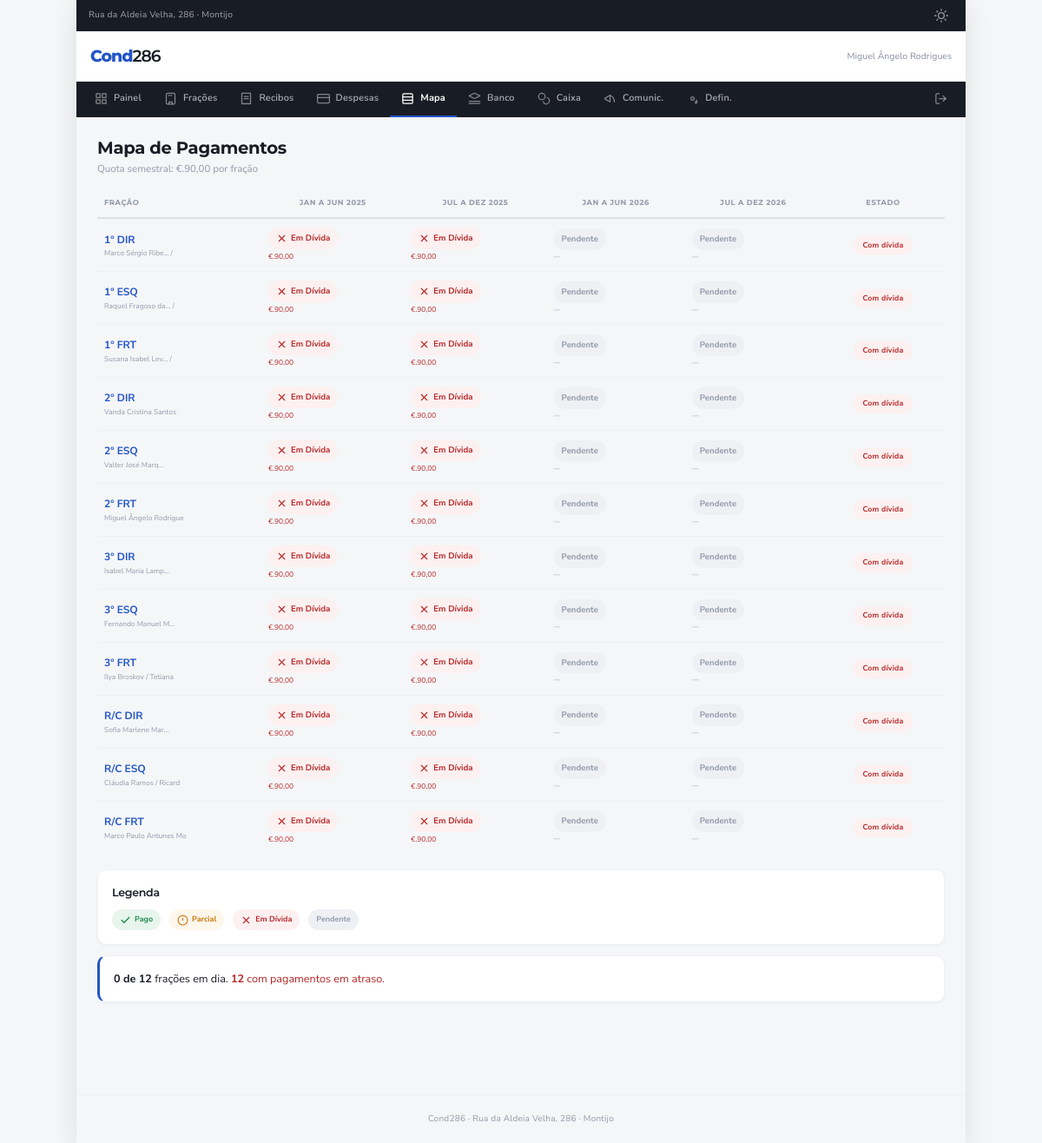
/map (signed in), run on the app's committed database.
### app/models.py (models this page shows, shortened)
class User(UserMixin, db.Model):
    __tablename__ = 'users'
    id = db.Column(db.Integer, primary_key=True)
    email = db.Column(db.String(120), unique=True, nullable=False)
    password_hash = db.Column(db.String(256), nullable=False)
    nome = db.Column(db.String(200), nullable=False)
    funcao = db.Column(db.String(20), nullable=False, default='owner')  # 'admin' or 'owner'
    unidade_id = db.Column(db.Integer, db.ForeignKey('unidades.id'), nullable=True)
    criado_em = db.Column(db.DateTime, default=datetime.utcnow)
    unidade = db.relationship('Unidade', backref='user', uselist=False)
    def is_admin(self):
        return self.funcao == 'admin'

class Unidade(db.Model):
    __tablename__ = 'unidades'
    id = db.Column(db.Integer, primary_key=True)
    codigo = db.Column(db.String(20), unique=True, nullable=False)
    piso = db.Column(db.String(10))
    posicao = db.Column(db.String(10))
    quota_mensal = db.Column(db.Float, default=15.00)
    nome_proprietario = db.Column(db.String(200))
    telefone = db.Column(db.String(20))
    email = db.Column(db.String(120))
    ativo = db.Column(db.Boolean, default=True)

### app/map.py (the view)
@map_bp.route('/map')
@login_required
@admin_required
def index():
    unidades = Unidade.query.filter_by(ativo=True).order_by(Unidade.codigo).all()
    hoje = date.today()
    ano_atual = hoje.year
    periodos = [
        {
            'nome': f'Jan a Jun {ano_atual - 1}',
            'inicio': date(ano_atual - 1, 1, 1),
            'fim': date(ano_atual - 1, 6, 30),
            'valor_esperado': 90.00
        },
        {
            'nome': f'Jul a Dez {ano_atual - 1}',
            'inicio': date(ano_atual - 1, 7, 1),
            'fim': date(ano_atual - 1, 12, 31),
            'valor_esperado': 90.00
        },
        {
            'nome': f'Jan a Jun {ano_atual}',
            'inicio': date(ano_atual, 1, 1),
            'fim': date(ano_atual, 6, 30),
            'valor_esperado': 90.00
        },
        {
            'nome': f'Jul a Dez {ano_atual}',
            'inicio': date(ano_atual, 7, 1),
            'fim': date(ano_atual, 12, 31),
            'valor_esperado': 90.00
        },
    ]
    mapa = []
    for unidade in unidades:
        linha = {
            'unidade': unidade,
            'periodos': []
        }
        for periodo in periodos:
            total_pago = db.session.query(db.func.sum(Recibo.valor))\
                .filter(
                    Recibo.unidade_id == unidade.id,
                    Recibo.periodo_inicio >= periodo['inicio'],
                    Recibo.periodo_fim <= periodo['fim']
                ).scalar() or 0.0
            valor_esperado = periodo['valor_esperado']
            if total_pago >= valor_esperado:
                status = 'pago'
            elif total_pago > 0:
                status = 'parcial'
            elif periodo['fim'] < hoje:
                status = 'atraso'
            else:
                status = 'pendente'
            linha['periodos'].append({
                'status': status,
                'total_pago': total_pago,
                'valor_esperado': valor_esperado,
                'recibos': Recibo.query.filter(
                    Recibo.unidade_id == unidade.id,
                    Recibo.periodo_inicio >= periodo['inicio'],
                    Recibo.periodo_fim <= periodo['fim']
                ).all()
            })
        mapa.append(linha)
    return render_template('map/index.html',
                           mapa=mapa,
                           periodos=periodos,
                           format_currency=format_currency,
                           hoje=hoje)

### app/models.py (called while the page is built)
@login_manager.user_loader
def load_user(user_id):
    return User.query.get(int(user_id))

### app/utils/helpers.py (called while the page is built)
def format_currency(valor):
    if valor is None:
        return '€ 0,00'
    return f"€ {valor:,.2f}".replace(',', ' ').replace('.', ',').replace(' ', '.')

### app/templates/map/index.html (shortened to what this page needs)
{% extends "base.html" %}
{% block content %}
<h1>Mapa de Pagamentos</h1>
<p class="text-muted" style="font-size: 0.82em; margin-bottom: 14px;">
    Quota semestral: {{ format_currency(90) }} por fração
</p>
<div class="table-wrap">
<table class="map-table">
    <tr>
        <th>Fração</th>
        {% for periodo in periodos %}
        <th>{{ periodo.nome }}</th>
        {% endfor %}
        <th>Estado</th>
    </tr>
    {% for linha in mapa %}
    <tr>
        <td>
            <a href="{{ url_for('units.detail', id=linha.unidade.id) }}" style="font-weight: 650;">
                {{ linha.unidade.codigo }}
            </a>
            <div class="text-muted" style="font-size: 0.7em;">{{ linha.unidade.nome_proprietario[:22] if linha.unidade.nome_proprietario else '—' }}</div>
        </td>
        {% for p in linha.periodos %}
        <td class="map-cell">
            {% if p.status == 'pago' %}
            <span class="map-status paid">
                <svg width="12" height="12" viewBox="0 0 24 24" fill="none" stroke="currentColor" stroke-width="2.5" stroke-linecap="round" stroke-linejoin="round"><polyline points="20 6 9 17 4 12"/></svg>
                Pago
            </span>
            <div style="font-size: 0.7em; color: var(--success); margin-top: 2px;">{{ format_currency(p.total_pago) }}</div>
            {% if p.recibos %}
            <div style="font-size: 0.65em; color: var(--text-muted); margin-top: 1px;">
                {% for r in p.recibos %}#{{ r.numero }}{% if not loop.last %},{% endif %}{% endfor %}
            </div>
            {% endif %}
            {% elif p.status == 'atraso' %}
            <span class="map-status late">
                <svg width="12" height="12" viewBox="0 0 24 24" fill="none" stroke="currentColor" stroke-width="2" stroke-linecap="round" stroke-linejoin="round"><line x1="18" y1="6" x2="6" y2="18"/><line x1="6" y1="6" x2="18" y2="18"/></svg>
                Em Dívida
            </span>
            <div style="font-size: 0.7em; color: var(--danger-text); margin-top: 2px;">{{ format_currency(p.valor_esperado) }}</div>
            {% else %}
            <span class="map-status pending">Pendente</span>
            <div style="font-size: 0.65em; color: var(--text-muted); margin-top: 2px;">—</div>
            {% endif %}
        </td>
        {% endfor %}
        <td class="text-center">
            {% set todos_pagos = namespace(valor=True) %}
            {% set tem_atraso = namespace(valor=False) %}
            {% for p in linha.periodos %}
                {% if p.status != 'pago' and p.status != 'pendente' %}
                    {% set todos_pagos.valor = False %}
                {% endif %}
                {% if p.status == 'atraso' %}
                    {% set tem_atraso.valor = True %}
                {% endif %}
            {% endfor %}
            {% if todos_pagos.valor %}
            <span class="badge badge-success">
                <svg width="11" height="11" viewBox="0 0 24 24" fill="none" stroke="currentColor" stroke-width="2.5" stroke-linecap="round" stroke-linejoin="round"><polyline points="20 6 9 17 4 12"/></svg>
                Em dia
            </span>
            {% elif tem_atraso.valor %}
            <span class="badge badge-danger">Com dívida</span>
            {% else %}
            <span class="badge badge-warning">Atenção</span>
            {% endif %}
        </td>
    </tr>
    {% endfor %}
</table>
</div>
<div class="card" style="margin-top: 18px;">
    <h3 style="margin-bottom: 10px; font-size: 0.9em;">Legenda</h3>
    <div style="display: flex; flex-wrap: wrap; gap: 10px; font-size: 0.8em;">
        <span class="map-status paid">
            <svg width="11" height="11" viewBox="0 0 24 24" fill="none" stroke="currentColor" stroke-width="2.5" stroke-linecap="round" stroke-linejoin="round"><polyline points="20 6 9 17 4 12"/></svg>
            Pago
        </span>
        <span class="map-status partial">
            <svg width="11" height="11" viewBox="0 0 24 24" fill="none" stroke="currentColor" stroke-width="2" stroke-linecap="round" stroke-linejoin="round"><circle cx="12" cy="12" r="10"/><line x1="12" y1="8" x2="12" y2="12"/></svg>
            Parcial
        </span>
        <span class="map-status late">
            <svg width="11" height="11" viewBox="0 0 24 24" fill="none" stroke="currentColor" stroke-width="2" stroke-linecap="round" stroke-linejoin="round"><line x1="18" y1="6" x2="6" y2="18"/><line x1="6" y1="6" x2="18" y2="18"/></svg>
            Em Dívida
        </span>
        <span class="map-status pending">Pendente</span>
    </div>
</div>
<div class="card" style="border-left: 3px solid var(--primary);">
    {% set total_fracoes = mapa|length %}
    {% set em_dia = namespace(valor=0) %}
    {% set com_divida = namespace(valor=0) %}
    {% for linha in mapa %}
        {% set tem_problema = namespace(valor=False) %}
        {% for p in linha.periodos %}
            {% if p.status == 'atraso' or p.status == 'parcial' %}
                {% set tem_problema.valor = True %}
            {% endif %}
        {% endfor %}
        {% if tem_problema.valor %}
            {% set com_divida.valor = com_divida.valor + 1 %}
        {% else %}
            {% set em_dia.valor = em_dia.valor + 1 %}
        {% endif %}
    {% endfor %}
    <p style="font-size: 0.9em;">
        <strong>{{ em_dia.valor }} de {{ total_fracoes }}</strong> frações em dia.
        {% if com_divida.valor > 0 %}
        <span style="color: var(--danger-text);">
            <strong>{{ com_divida.valor }}</strong> com pagamentos em atraso.
        </span>
        {% endif %}
    </p>
</div>
{% endblock %}

### app/templates/base.html (shortened to what this page needs)
<!DOCTYPE html>
<html lang="pt" data-theme="light">
<head>
    <link rel="stylesheet" href="{{ url_for('static', filename='style.css') }}">
</head>
<body>
    <div class="app-container">
        {% if current_user.is_authenticated %}
        <div class="top-bar">
            <span>Rua da Aldeia Velha, 286 · Montijo</span>
            <button onclick="toggleTheme()" title="Alternar tema" aria-label="Alternar tema claro/escuro">
            </button>
        </div>
        <header class="app-header">
            <span class="app-logo">Cond<span>286</span></span>
            {% if current_user.is_admin() %}
            <span class="header-info">{{ current_user.nome[:25] }}</span>
            {% endif %}
        </header>
        <nav class="nav">
            <div class="nav-inner">
                {% if current_user.is_admin() %}
                <a href="{{ url_for('dashboard.index') }}" class="nav-item {% if request.endpoint == 'dashboard.index' %}active{% endif %}">
                    <svg width="15" height="15" viewBox="0 0 24 24" fill="none" stroke="currentColor" stroke-width="2" stroke-linecap="round" stroke-linejoin="round"><rect x="3" y="3" width="7" height="7"/><rect x="14" y="3" width="7" height="7"/><rect x="14" y="14" width="7" height="7"/><rect x="3" y="14" width="7" height="7"/></svg>
                    Painel
                </a>
                <a href="{{ url_for('units.list') }}" class="nav-item {% if request.endpoint and request.endpoint.startswith('units') %}active{% endif %}">
                    <svg width="15" height="15" viewBox="0 0 24 24" fill="none" stroke="currentColor" stroke-width="2" stroke-linecap="round" stroke-linejoin="round"><rect x="4" y="2" width="16" height="20" rx="2"/><path d="M9 22v-4h6v4"/><line x1="8" y1="6" x2="10" y2="6"/><line x1="12" y1="6" x2="14" y2="6"/></svg>
                    Frações
                </a>
                <a href="{{ url_for('receipts.list') }}" class="nav-item {% if request.endpoint and request.endpoint.startswith('receipts') %}active{% endif %}">
                    <svg width="15" height="15" viewBox="0 0 24 24" fill="none" stroke="currentColor" stroke-width="2" stroke-linecap="round" stroke-linejoin="round"><path d="M4 2v20l2-1 2 1 2-1 2 1 2-1 2 1 2-1 2 1V2Z"/><path d="M16 8H8"/><path d="M16 12H8"/></svg>
                    Recibos
                </a>
                <a href="{{ url_for('expenses.list') }}" class="nav-item {% if request.endpoint and request.endpoint.startswith('expenses') %}active{% endif %}">
                    <svg width="15" height="15" viewBox="0 0 24 24" fill="none" stroke="currentColor" stroke-width="2" stroke-linecap="round" stroke-linejoin="round"><rect x="1" y="4" width="22" height="16" rx="2"/><line x1="1" y1="10" x2="23" y2="10"/></svg>
                    Despesas
                </a>
                <a href="{{ url_for('map.index') }}" class="nav-item {% if request.endpoint == 'map.index' %}active{% endif %}">
                    <svg width="15" height="15" viewBox="0 0 24 24" fill="none" stroke="currentColor" stroke-width="2" stroke-linecap="round" stroke-linejoin="round"><rect x="3" y="3" width="18" height="18" rx="2"/><line x1="3" y1="9" x2="21" y2="9"/><line x1="3" y1="15" x2="21" y2="15"/></svg>
                    Mapa
                </a>
                <a href="{{ url_for('reconciliation.index') }}" class="nav-item {% if request.endpoint and request.endpoint.startswith('reconciliation') %}active{% endif %}">
                    <svg width="15" height="15" viewBox="0 0 24 24" fill="none" stroke="currentColor" stroke-width="2" stroke-linecap="round" stroke-linejoin="round"><path d="M12 2 2 7l10 5 10-5-10-5Z"/><path d="M2 17h20"/><path d="M2 21h20"/></svg>
                    Banco
                </a>
                <a href="{{ url_for('petty_cash.index') }}" class="nav-item {% if request.endpoint and request.endpoint.startswith('petty_cash') %}active{% endif %}">
                    <svg width="15" height="15" viewBox="0 0 24 24" fill="none" stroke="currentColor" stroke-width="2" stroke-linecap="round" stroke-linejoin="round"><circle cx="8" cy="8" r="6"/><path d="M18.09 10.37A6 6 0 1 1 10.34 18"/></svg>
                    Caixa
                </a>
                <a href="{{ url_for('announcements.index') }}" class="nav-item {% if request.endpoint and request.endpoint.startswith('announcements') %}active{% endif %}">
                    <svg width="15" height="15" viewBox="0 0 24 24" fill="none" stroke="currentColor" stroke-width="2" stroke-linecap="round" stroke-linejoin="round"><path d="M3 11l9-5v12l-9-5Z"/><path d="M12 6c4.5 2 8 6.5 8 12"/></svg>
                    Comunic.
                </a>
                <a href="{{ url_for('settings.index') }}" class="nav-item {% if request.endpoint == 'settings.index' %}active{% endif %}">
                    <svg width="15" height="15" viewBox="0 0 24 24" fill="none" stroke="currentColor" stroke-width="2" stroke-linecap="round" stroke-linejoin="round"><circle cx="12" cy="12" r="3"/><path d="M19.4 15a1.65 1.65 0 0 0 .33 1.82l.06.06a2 2 0 0 1-2.83 2.83Z"/></svg>
                    Defin.
                </a>
                {% endif %}
                <a href="{{ url_for('auth.logout') }}" class="nav-item" style="margin-left: auto;">
                    <svg width="15" height="15" viewBox="0 0 24 24" fill="none" stroke="currentColor" stroke-width="2" stroke-linecap="round" stroke-linejoin="round"><path d="M9 21H5a2 2 0 0 1-2-2V5a2 2 0 0 1 2-2h4"/><polyline points="16 17 21 12 16 7"/><line x1="21" y1="12" x2="9" y2="12"/></svg>
                </a>
            </div>
        </nav>
        {% endif %}
        <main class="content">
            {% block content %}{% endblock %}
        </main>
        <footer class="app-footer">
            <p>Cond286 · Rua da Aldeia Velha, 286 · Montijo</p>
        </footer>
    </div>
</body>
</html>

### data on the page
User: nome "Miguel Ângelo Rodrigues"
Unidade: unidade.codigo "1º DIR", unidade "Marco Sérgio Ribe... /"
Unidade: unidade.codigo "1º ESQ", unidade "Raquel Fragoso da... /"
Unidade: unidade.codigo "1º FRT", unidade "Susana Isabel Lev... /"
Unidade: unidade.codigo "2º DIR", unidade "Vanda Cristina Santos"
Unidade: unidade.codigo "2º ESQ", unidade "Valter José Marq..."
Unidade: unidade.codigo "2º FRT", unidade "Miguel Ângelo Rodrigue"
Unidade: unidade.codigo "3º DIR", unidade "Isabel Maria Lamp..."
Unidade: unidade.codigo "3º ESQ", unidade "Fernando Manuel M..."
Unidade: unidade.codigo "3º FRT", unidade "Ilya Broskov / Tetiana"
Unidade: unidade.codigo "R/C DIR", unidade "Sofia Marlene Mar..."
Unidade: unidade.codigo "R/C ESQ", unidade "Cláudia Ramos / Ricard"
Unidade: unidade.codigo "R/C FRT", unidade "Marco Paulo Antunes Mo"

### other printed values
{{ periodo.nome }} "JAN A JUN 2025" "JUL A DEZ 2025" "JAN A JUN 2026" "JUL A DEZ 2026"
{{ em_dia.valor }} "0"
{{ total_fracoes }} "12"
{{ com_divida.valor }} "12"
